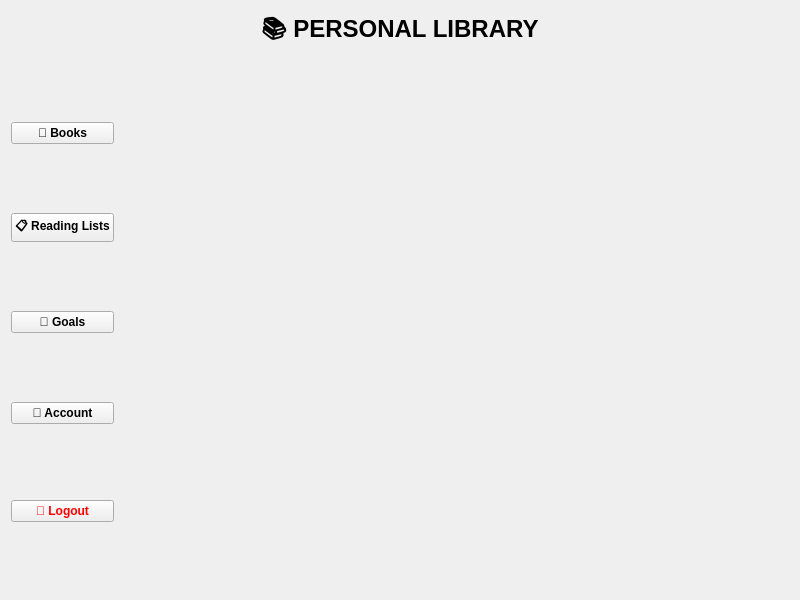
<?xml version="1.0" encoding="UTF-8"?>
<ui version="4.0">
 <class>MainMenuWindow</class>
 <widget class="QWidget" name="MainMenuWindow">
  <property name="geometry">
   <rect><x>0</x><y>0</y><width>800</width><height>600</height></rect>
  </property>
  <property name="minimumSize">
   <size><width>800</width><height>600</height></size>
  </property>
  <property name="windowTitle">
   <string>Main Menu</string>
  </property>
  <layout class="QVBoxLayout" name="mainLayout">
   <item>
    <widget class="QLabel" name="headerLabel">
     <property name="text">
      <string>📚 PERSONAL LIBRARY</string>
     </property>
     <property name="alignment">
      <set>Qt::AlignCenter</set>
     </property>
     <property name="styleSheet">
      <string notr="true">font-size: 24px; font-weight: bold;</string>
     </property>
    </widget>
   </item>
   <item>
    <layout class="QHBoxLayout" name="bodyLayout">
     <item>
      <layout class="QVBoxLayout" name="navLayout">
       <item>
        <widget class="QPushButton" name="booksButton">
         <property name="text"><string>📖 Books</string></property>
         <property name="styleSheet"><string notr="true">font-weight: bold;</string></property>
        </widget>
       </item>
       <item>
        <widget class="QPushButton" name="readingListsButton">
         <property name="text"><string>📋 Reading Lists</string></property>
         <property name="styleSheet"><string notr="true">font-weight: bold;</string></property>
        </widget>
       </item>
       <item>
        <widget class="QPushButton" name="goalsButton">
         <property name="text"><string>🎯 Goals</string></property>
         <property name="styleSheet"><string notr="true">font-weight: bold;</string></property>
        </widget>
       </item>
       <item>
        <widget class="QPushButton" name="accountButton">
         <property name="text"><string>👤 Account</string></property>
         <property name="styleSheet"><string notr="true">font-weight: bold;</string></property>
        </widget>
       </item>
       <item>
        <spacer name="navSpacer">
         <property name="orientation"><enum>Qt::Vertical</enum></property>
         <property name="sizeType"><enum>QSizePolicy::Expanding</enum></property>
        </spacer>
       </item>
       <item>
        <widget class="QPushButton" name="logoutButton">
         <property name="text"><string>🚪 Logout</string></property>
         <property name="styleSheet">
          <string notr="true">font-weight: bold; color: red;</string>
         </property>
        </widget>
       </item>
      </layout>
     </item>
     <item>
      <widget class="QStackedWidget" name="mainContent"/>
     </item>
    </layout>
   </item>
  </layout>
 </widget>
 <resources/>
 <connections/>
</ui>
